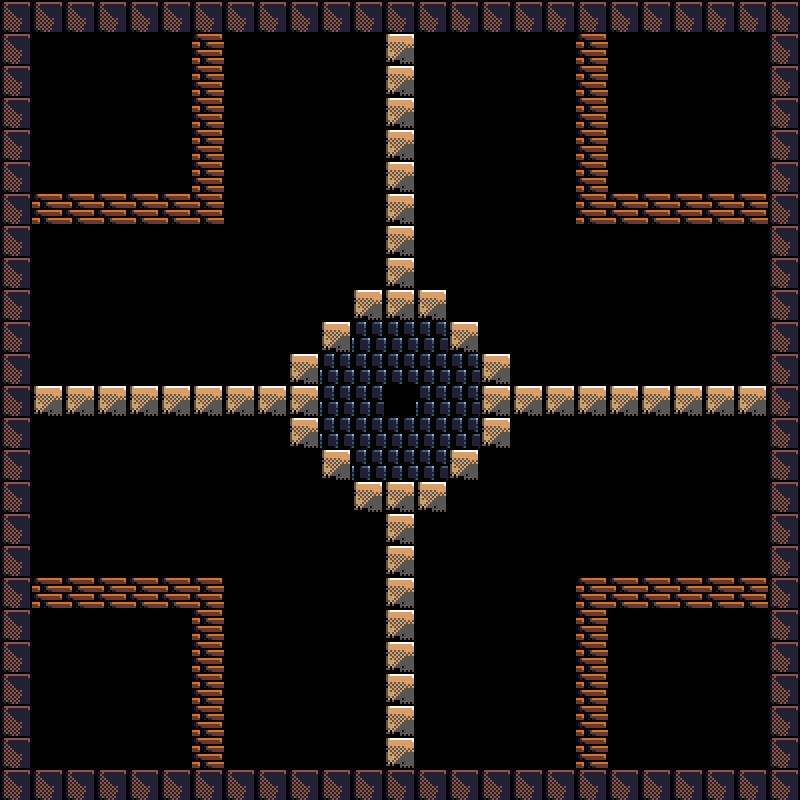

The image is a tile-based game level rendered from a .tmx file. Its description and source (layers, tilesets, objects; grid data summarised) follow:
An orthogonal 25x25 tile map with 32x32 px tiles, 1 tile layer (bloques), 2 hidden layers not drawn, 2 tilesets and 208 objects.

<map version="1.0" tiledversion="2017.07.26" orientation="orthogonal" renderorder="left-down" width="25" height="25" tilewidth="32" tileheight="32" nextobjectid="320">
 <tileset firstgid="1" source="blockTiles.tsx" />
 <tileset firstgid="26" source="bgTiles.tsx" />
 <objectgroup name="collidables">
  <object id="19" x="576" y="32" width="32" height="32">
   <properties>
    <property name="resistance" type="int" value="100" />
    <property name="unbreakable" type="bool" value="false" />
   </properties>
  </object>
  <object id="20" x="576" y="64" width="32" height="32">
   <properties>
    <property name="resistance" type="int" value="100" />
    <property name="unbreakable" type="bool" value="false" />
   </properties>
  </object>
  <object id="21" x="576" y="96" width="32" height="32">
   <properties>
    <property name="resistance" type="int" value="100" />
    <property name="unbreakable" type="bool" value="false" />
   </properties>
  </object>
  <object id="22" x="576" y="128" width="32" height="32">
   <properties>
    <property name="resistance" type="int" value="100" />
    <property name="unbreakable" type="bool" value="false" />
   </properties>
  </object>
  <object id="23" x="576" y="160" width="32" height="32">
   <properties>
    <property name="resistance" type="int" value="100" />
    <property name="unbreakable" type="bool" value="false" />
   </properties>
  </object>
  <object id="24" x="576" y="192" width="32" height="32">
   <properties>
    <property name="resistance" type="int" value="100" />
    <property name="unbreakable" type="bool" value="false" />
   </properties>
  </object>
  <object id="25" x="608" y="192" width="32" height="32">
   <properties>
    <property name="resistance" type="int" value="100" />
    <property name="unbreakable" type="bool" value="false" />
   </properties>
  </object>
  <object id="26" x="640" y="192" width="32" height="32">
   <properties>
    <property name="resistance" type="int" value="100" />
    <property name="unbreakable" type="bool" value="false" />
   </properties>
  </object>
  <object id="27" x="672" y="192" width="32" height="32">
   <properties>
    <property name="resistance" type="int" value="100" />
    <property name="unbreakable" type="bool" value="false" />
   </properties>
  </object>
  <object id="28" x="704" y="192" width="32" height="32">
   <properties>
    <property name="resistance" type="int" value="100" />
    <property name="unbreakable" type="bool" value="false" />
   </properties>
  </object>
  <object id="29" x="736" y="192" width="32" height="32">
   <properties>
    <property name="resistance" type="int" value="100" />
    <property name="unbreakable" type="bool" value="false" />
   </properties>
  </object>
  <object id="30" x="192" y="32" width="32" height="32">
   <properties>
    <property name="resistance" type="int" value="100" />
    <property name="unbreakable" type="bool" value="false" />
   </properties>
  </object>
  <object id="31" x="192" y="64" width="32" height="32">
   <properties>
    <property name="resistance" type="int" value="100" />
    <property name="unbreakable" type="bool" value="false" />
   </properties>
  </object>
  <object id="32" x="192" y="96" width="32" height="32">
   <properties>
    <property name="resistance" type="int" value="100" />
    <property name="unbreakable" type="bool" value="false" />
   </properties>
  </object>
  <object id="33" x="192" y="128" width="32" height="32">
   <properties>
    <property name="resistance" type="int" value="100" />
    <property name="unbreakable" type="bool" value="false" />
   </properties>
  </object>
  <object id="34" x="192" y="160" width="32" height="32">
   <properties>
    <property name="resistance" type="int" value="100" />
    <property name="unbreakable" type="bool" value="false" />
   </properties>
  </object>
  <object id="35" x="192" y="192" width="32" height="32">
   <properties>
    <property name="resistance" type="int" value="100" />
    <property name="unbreakable" type="bool" value="false" />
   </properties>
  </object>
  <object id="36" x="160" y="192" width="32" height="32">
   <properties>
    <property name="resistance" type="int" value="100" />
    <property name="unbreakable" type="bool" value="false" />
   </properties>
  </object>
  <object id="37" x="128" y="192" width="32" height="32">
   <properties>
    <property name="resistance" type="int" value="100" />
    <property name="unbreakable" type="bool" value="false" />
   </properties>
  </object>
  <object id="38" x="96" y="192" width="32" height="32">
   <properties>
    <property name="resistance" type="int" value="100" />
    <property name="unbreakable" type="bool" value="false" />
   </properties>
  </object>
  <object id="39" x="64" y="192" width="32" height="32">
   <properties>
    <property name="resistance" type="int" value="100" />
    <property name="unbreakable" type="bool" value="false" />
   </properties>
  </object>
  <object id="40" x="32" y="192" width="32" height="32">
   <properties>
    <property name="resistance" type="int" value="100" />
    <property name="unbreakable" type="bool" value="false" />
   </properties>
  </object>
  <object id="75" x="160" y="576" width="32" height="32">
   <properties>
    <property name="resistance" type="int" value="100" />
    <property name="unbreakable" type="bool" value="false" />
   </properties>
  </object>
  <object id="76" x="192" y="640" width="32" height="32">
   <properties>
    <property name="resistance" type="int" value="100" />
    <property name="unbreakable" type="bool" value="false" />
   </properties>
  </object>
  <object id="77" x="128" y="576" width="32" height="32">
   <properties>
    <property name="resistance" type="int" value="100" />
    <property name="unbreakable" type="bool" value="false" />
   </properties>
  </object>
  <object id="78" x="96" y="576" width="32" height="32">
   <properties>
    <property name="resistance" type="int" value="100" />
    <property name="unbreakable" type="bool" value="false" />
   </properties>
  </object>
  <object id="79" x="192" y="608" width="32" height="32">
   <properties>
    <property name="resistance" type="int" value="100" />
    <property name="unbreakable" type="bool" value="false" />
   </properties>
  </object>
  <object id="80" x="192" y="576" width="32" height="32">
   <properties>
    <property name="resistance" type="int" value="100" />
    <property name="unbreakable" type="bool" value="false" />
   </properties>
  </object>
  <object id="81" x="192" y="672" width="32" height="32">
   <properties>
    <property name="resistance" type="int" value="100" />
    <property name="unbreakable" type="bool" value="false" />
   </properties>
  </object>
  <object id="82" x="32" y="576" width="32" height="32">
   <properties>
    <property name="resistance" type="int" value="100" />
    <property name="unbreakable" type="bool" value="false" />
   </properties>
  </object>
  <object id="83" x="192" y="704" width="32" height="32">
   <properties>
    <property name="resistance" type="int" value="100" />
    <property name="unbreakable" type="bool" value="false" />
   </properties>
  </object>
  <object id="84" x="64" y="576" width="32" height="32">
   <properties>
    <property name="resistance" type="int" value="100" />
    <property name="unbreakable" type="bool" value="false" />
   </properties>
  </object>
  </objectgroup>
 <layer name="background" width="25" height="25" visible="0">
  <data>[625 cells, 625 non-empty, 21 distinct tile ids]</data>
 </layer>
 <layer name="bloques" width="25" height="25" locked="1">
  <data>[625 cells, 208 non-empty, 4 distinct tile ids]</data>
 </layer>
 <layer name="decoracion" width="25" height="25" visible="0">
  <data>[625 cells, 48 non-empty, 12 distinct tile ids]</data>
 </layer>
</map>
<!-- 176 of 208 objects omitted -->
